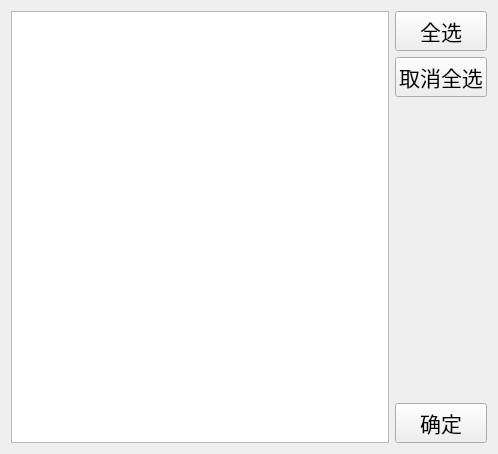
<?xml version="1.0" encoding="UTF-8"?>
<ui version="4.0">
 <class>ShareFile</class>
 <widget class="QWidget" name="ShareFile">
  <property name="geometry">
   <rect>
    <x>0</x>
    <y>0</y>
    <width>498</width>
    <height>454</height>
   </rect>
  </property>
  <property name="windowTitle">
   <string>Form</string>
  </property>
  <layout class="QHBoxLayout" name="horizontalLayout">
   <item>
    <widget class="QListWidget" name="listWidget">
     <property name="selectionMode">
      <enum>QAbstractItemView::MultiSelection</enum>
     </property>
    </widget>
   </item>
   <item>
    <layout class="QVBoxLayout" name="verticalLayout">
     <item>
      <widget class="QPushButton" name="allSelect_PB">
       <property name="font">
        <font>
         <family>Agency FB</family>
         <pointsize>16</pointsize>
        </font>
       </property>
       <property name="text">
        <string>全选</string>
       </property>
      </widget>
     </item>
     <item>
      <widget class="QPushButton" name="cancelSelected_PB">
       <property name="font">
        <font>
         <family>Agency FB</family>
         <pointsize>16</pointsize>
        </font>
       </property>
       <property name="text">
        <string>取消全选</string>
       </property>
      </widget>
     </item>
     <item>
      <spacer name="verticalSpacer">
       <property name="orientation">
        <enum>Qt::Vertical</enum>
       </property>
       <property name="sizeHint" stdset="0">
        <size>
         <width>20</width>
         <height>40</height>
        </size>
       </property>
      </spacer>
     </item>
     <item>
      <widget class="QPushButton" name="ok">
       <property name="font">
        <font>
         <family>Agency FB</family>
         <pointsize>16</pointsize>
        </font>
       </property>
       <property name="text">
        <string>确定</string>
       </property>
      </widget>
     </item>
    </layout>
   </item>
  </layout>
 </widget>
 <resources/>
 <connections/>
</ui>
